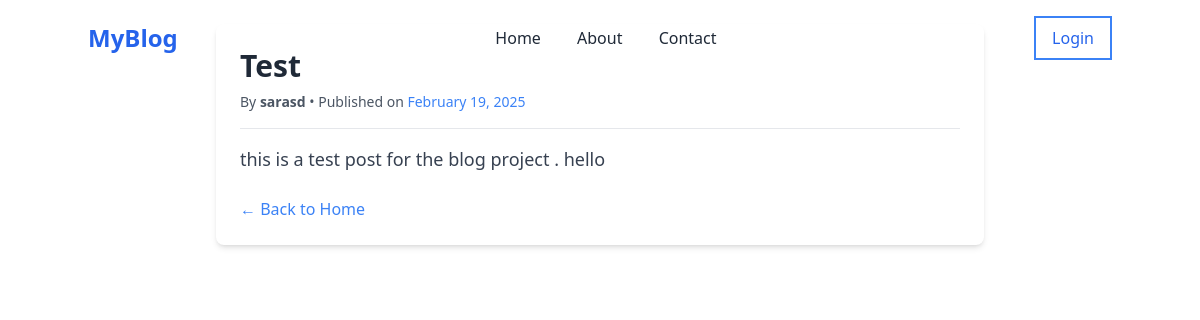
The page /blog/1 on the database its author committed.
### blog/models.py (models this page shows, shortened)
class Post(models.Model):
    title=models.CharField(max_length=200)
    content=models.TextField()
    author=models.CharField(max_length=100)
    created_at=models.DateTimeField(auto_now_add=True)
    updated_at=models.DateTimeField(auto_now=True)

### blog/views.py (the view)
# urls.py: path('blog/<int:post_id>', views.getBlog, name='blog'),
def getBlog(request, post_id):
    post = Post.objects.get(id=post_id)
    return render(request, 'singleblog.html',{'post':post})

### blog/templates/singleblog.html (shortened to what this page needs)
{% extends 'base.html' %}
{% block content %}
<div class="max-w-3xl mx-auto bg-white p-6 rounded-lg shadow-md mt-6">
    <h1 class="text-3xl font-bold text-gray-800">{{ post.title }}</h1>
    <p class="text-gray-600 text-sm mt-2">
        By <span class="font-semibold">{{ post.author }}</span> •
        Published on <span class="text-blue-500">{{ post.created_at|date:"F d, Y" }}</span>
    </p>
    <hr class="my-4">
    <p class="text-lg text-gray-700 mt-4">
        {{ post.content }}
    </p>
    <a href="{% url 'home' %}" class="mt-6 inline-block text-blue-500 hover:underline">← Back to Home</a>
</div>
{% endblock %}

### rows shown on the page
Post: title "Test", author "sarasd", created_at "February 19, 2025", content "this is a test post for the blog project . hello"
